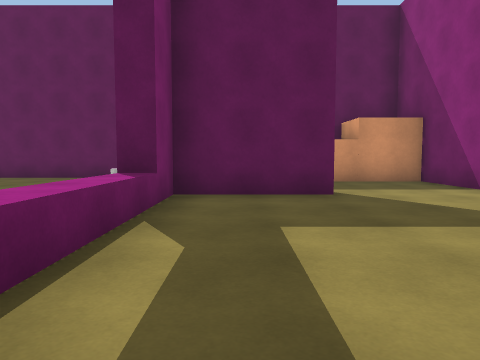
[1] (above)

17 first-person views from a walk through a 3-D level made in the Unity game engine. The camera is 1.2 m above the floor, tilts 4° down and sees 70° across. The floor is counted in squares, 2 m on a side. Each view is taken from the middle of a square. On the plan, view 1 faces up. The plan holds only what a view shows up to about 10 squares ahead; the rest is blank. The player character is not drawn. Surface patterns are stand-ins for the level's own textures.

[2]
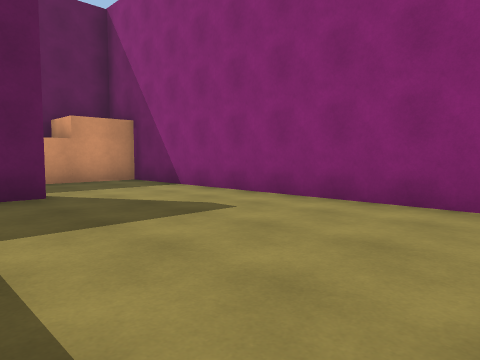

[3]
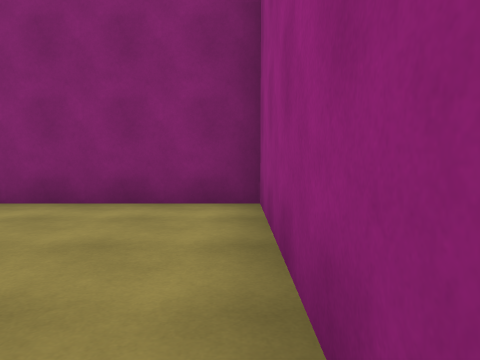

[4]
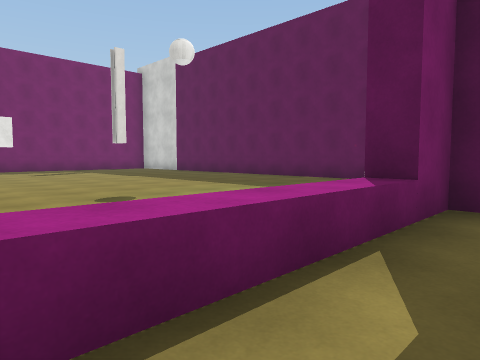

[5]
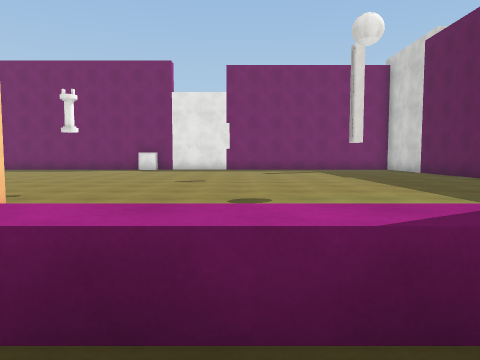

[6]
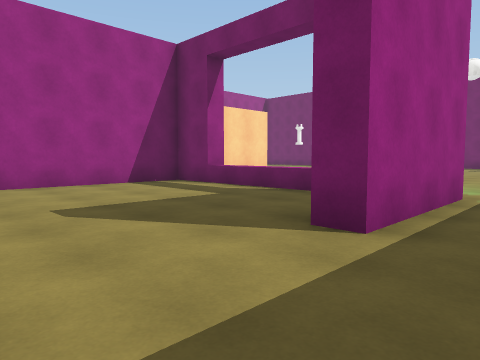

[7]
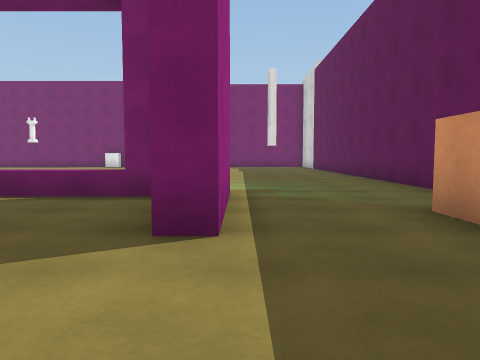

[8]
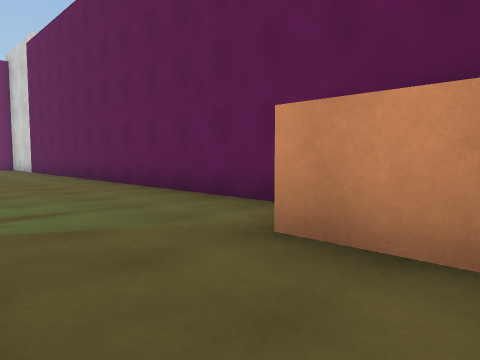

[9]
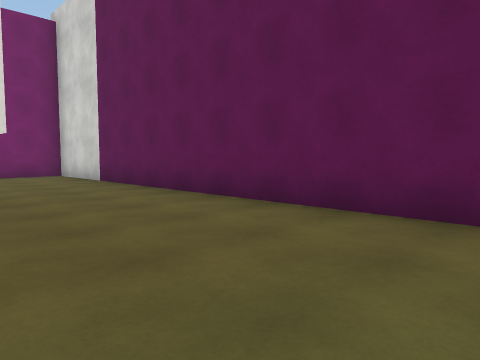

[10]
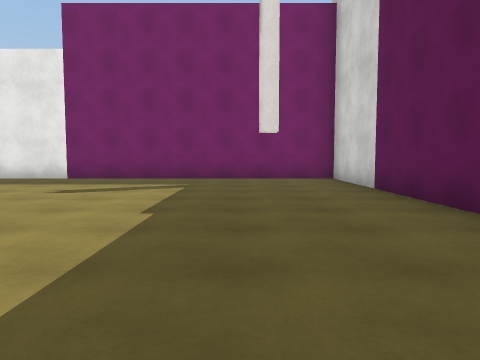

[11]
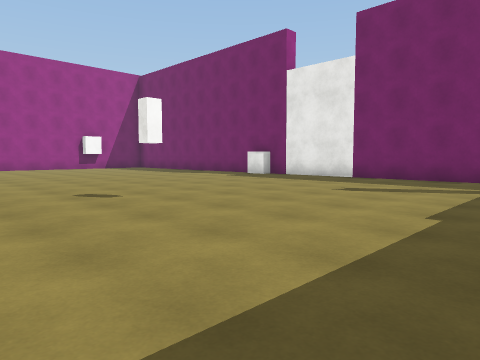

[12]
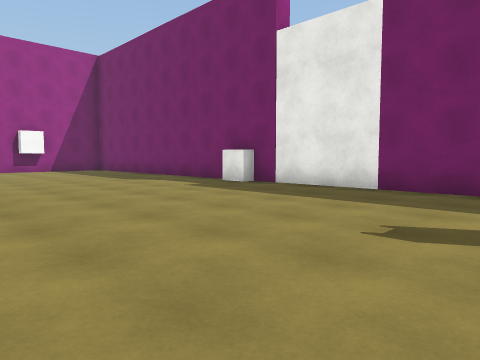

[13]
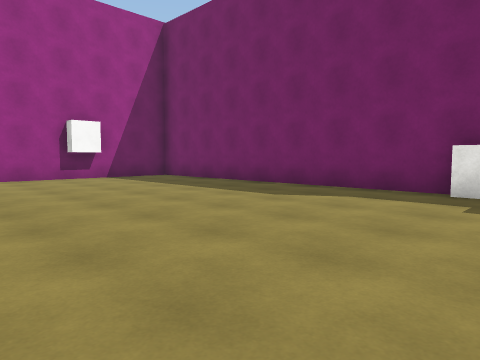

[14]
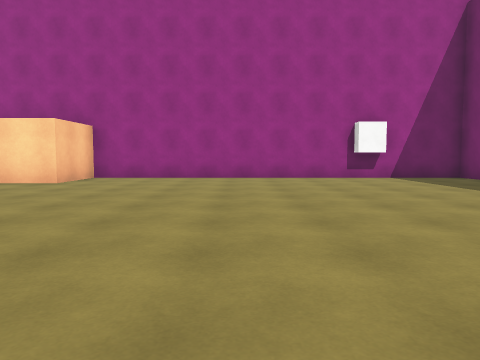

[15]
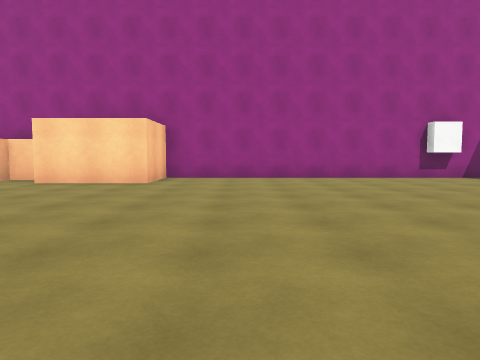

[16]
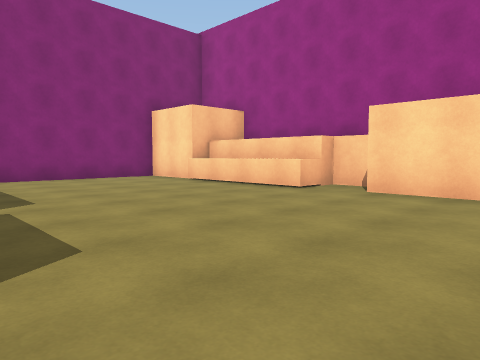

[17]
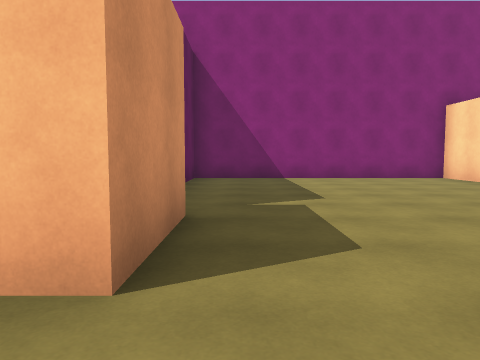

### Floor plan
Points are (right, up) in squares from view 1. A wall is a line through its corners. A room is listed if a view was taken in it or the views show most of it. See-through windows are left out.
Room 1 (views 1, 2, 3, 4, 5, 6, 7, 8)
walls: (1.5, 5.8) (1.5, 5.3) (-1, 5.3) (-1, 3.6); (-1, 1.4) (-1, -0.3) (4.3, -0.3) (4.3, 8.1) (1.4, 8.1)
ways out: opening at (-1, 2.5) to room 2; opening at (1, 7) to room 2
Room 2 (views 9, 10, 11, 12, 13, 14, 15, 16, 17)
walls: (-3.6, 0.6) (-1.9, 0.6); (-1.6, 0.9) (-1, 0.9); (-1.5, -1.5) (-3.6, -1.5) (-3.6, -0.9); (-1, 3.6) (-1, 1.4); (-1, 4.3) (-1.5, 4.3); (-1.6, 5.8) (1.5, 5.8); (-1.4, -8.1) (2.3, -8.1); (-1.3, -8.6) (-1.3, -7.3) (2.2, -7.3); (-0.8, 9.5) (-15.1, 9.5) (-15.1, -9.5) (-5, -9.5) (-5, -7.5) (-2.4, -7.5); (1.4, 8.1) (0.2, 8.1); (2.3, -7.5) (4.3, -7.5) (4.3, -0.8) (2.8, -0.8)
ways out: opening at (-1, 2.5) to room 1; opening at (1, 7) to room 1
objects: block (-13, -9); orange cube (-2, -9); other object (-2, 5)

Positions as (right, up) in squares from view 1, and headings:
1: (0, 0), facing up
2: (0, 0), facing up-right
3: (0, 0), facing right
4: (0, 1), facing up-left
5: (0, 3), facing left
6: (4, 7), facing down-left
7: (4, 6), facing left
8: (2, 6), facing up-left
9: (-4, 6), facing up-left
10: (-6, 7), facing left
11: (-6, 7), facing down-left
12: (-9, 5), facing down-left
13: (-9, 0), facing down-left
14: (-9, 0), facing down
15: (-7, 0), facing down
16: (-5, -2), facing down-right
17: (-5, -2), facing right
